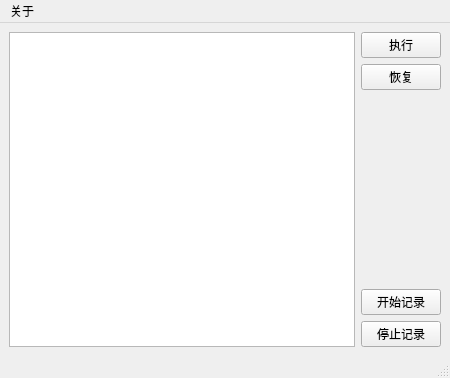
<?xml version="1.0" encoding="UTF-8"?>
<ui version="4.0">
 <class>MainWindow</class>
 <widget class="QMainWindow" name="MainWindow">
  <property name="geometry">
   <rect>
    <x>0</x>
    <y>0</y>
    <width>450</width>
    <height>378</height>
   </rect>
  </property>
  <property name="maximumSize">
   <size>
    <width>450</width>
    <height>378</height>
   </size>
  </property>
  <property name="windowTitle">
   <string>输入记录器@zhihao</string>
  </property>
  <widget class="QWidget" name="centralwidget">
   <layout class="QHBoxLayout" name="horizontalLayout_2">
    <item>
     <layout class="QHBoxLayout" name="horizontalLayout">
      <item>
       <widget class="QListWidget" name="listWidget"/>
      </item>
      <item>
       <layout class="QVBoxLayout" name="verticalLayout">
        <item>
         <widget class="QPushButton" name="pushButton_3">
          <property name="text">
           <string>执行</string>
          </property>
         </widget>
        </item>
        <item>
         <widget class="QPushButton" name="pushButton_4">
          <property name="text">
           <string>恢复</string>
          </property>
         </widget>
        </item>
        <item>
         <spacer name="verticalSpacer">
          <property name="orientation">
           <enum>Qt::Vertical</enum>
          </property>
          <property name="sizeHint" stdset="0">
           <size>
            <width>20</width>
            <height>40</height>
           </size>
          </property>
         </spacer>
        </item>
        <item>
         <widget class="QPushButton" name="pushButton">
          <property name="text">
           <string>开始记录</string>
          </property>
         </widget>
        </item>
        <item>
         <widget class="QPushButton" name="pushButton_2">
          <property name="text">
           <string>停止记录</string>
          </property>
         </widget>
        </item>
       </layout>
      </item>
     </layout>
    </item>
   </layout>
  </widget>
  <widget class="QMenuBar" name="menubar">
   <property name="geometry">
    <rect>
     <x>0</x>
     <y>0</y>
     <width>450</width>
     <height>26</height>
    </rect>
   </property>
   <widget class="QMenu" name="menu">
    <property name="title">
     <string>关于</string>
    </property>
    <addaction name="action_2"/>
    <addaction name="action"/>
   </widget>
   <addaction name="menu"/>
  </widget>
  <widget class="QStatusBar" name="statusbar"/>
  <action name="action">
   <property name="text">
    <string>软件简介</string>
   </property>
  </action>
  <action name="action_2">
   <property name="text">
    <string>关于作者</string>
   </property>
  </action>
 </widget>
 <resources/>
 <connections/>
</ui>
